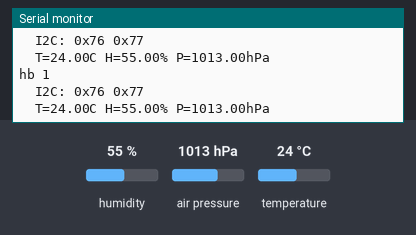
This sketch was run on a simulated Arduino Uno, built with avr-gcc and run on an emulated ATmega328P. Parts: the last lines printed to the serial monitor. The inputs (shaded band) are chosen by the test bench; at power-on: humidity 55 %, air pressure 1013 hPa, temperature 24 °C.

Above: at 2.7 s.
2.8 s: humidity set to 22 %
At 4.1 s:
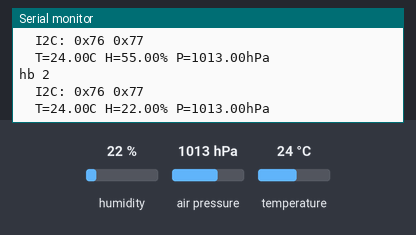
4.3 s: air pressure set to 952 hPa
At 5.1 s:
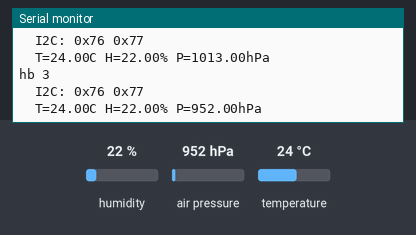
5.8 s: temperature set to 12 °C
At 7.1 s:
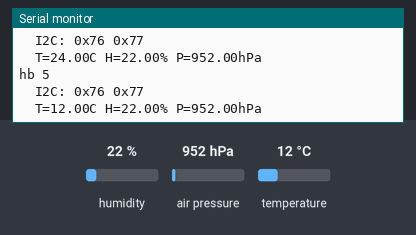
Timing chart, 0 to 8.8 s (numbered marks = the images above; inputs shaded):
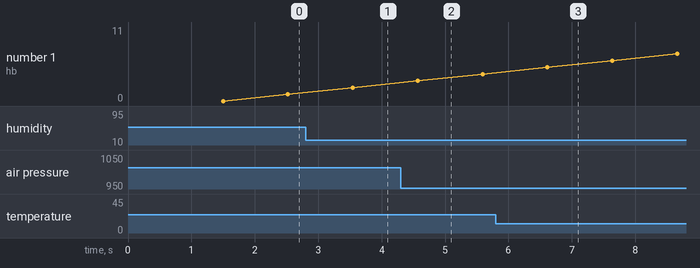

The sketch:

bme280_test.ino
```cpp
#include <Wire.h>
#include <Adafruit_BME280.h>

Adafruit_BME280 bme;
bool ok = false;
unsigned long n = 0;

void setup() {
  Serial.begin(9600);
  delay(1500);
  // NOTE: heartbeat prints BEFORE any I2C call, so a hung bus (bad wiring)
  // still shows serial life instead of a silent freeze.
}

void loop() {
  Serial.print("hb "); Serial.println(n++);

  Wire.begin();
  Serial.print("  I2C:");
  for (byte a = 1; a < 127; a++) {
    Wire.beginTransmission(a);
    if (Wire.endTransmission() == 0) { Serial.print(" 0x"); Serial.print(a, HEX); }
  }
  Serial.println();

  if (!ok) ok = bme.begin(0x76) || bme.begin(0x77);
  if (ok) {
    Serial.print("  T="); Serial.print(bme.readTemperature());
    Serial.print("C H="); Serial.print(bme.readHumidity());
    Serial.print("% P="); Serial.print(bme.readPressure() / 100.0F); Serial.println("hPa");
  } else {
    Serial.println("  BME280 not found");
  }
  delay(1000);
}
```

Measured:
- after the input at 2.8 s, the serial monitor: prints a new line after 0.78 s (image 1)
- after the input at 4.3 s, the serial monitor: prints a new line after 0.30 s (image 2)
- after the input at 5.8 s, the serial monitor: prints a new line after 0.84 s (image 3)
